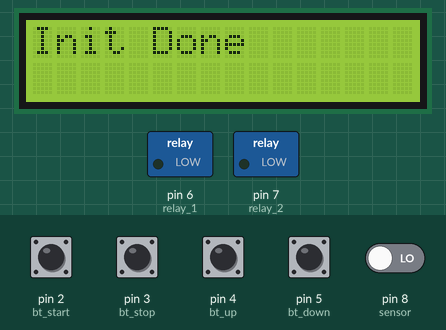
Recording of a program running on a simulated Arduino Nano, built with avr-gcc and run on an emulated ATmega328P. Shown: 16×2 character LCD, switched loads named in the program (green lamp = pin HIGH). The inputs (shaded band) are chosen by the test bench; at power-on: pin 2 (bt_start), pin 3 (bt_stop), pin 4 (bt_up), pin 5 (bt_down) HIGH, pin 8 (sensor) LOW. What the program prints to the serial monitor is not drawn.

Above: at 1.2 s.
1.3 s: pin 2 (bt_start) pulled LOW for 0.15 s
At 2.3 s:
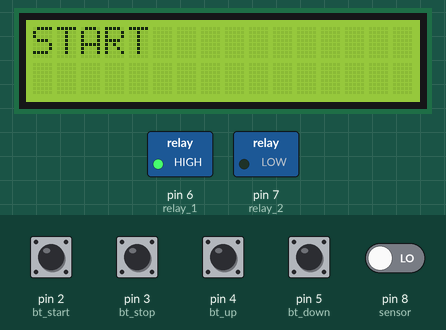
2.9 s: pin 3 (bt_stop) pulled LOW for 0.15 s
At 3.5 s:
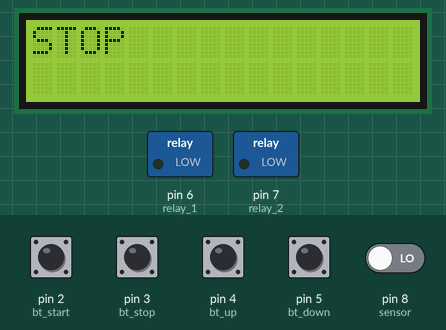
4.5 s: pin 4 (bt_up) pulled LOW for 0.15 s
At 5.7 s:
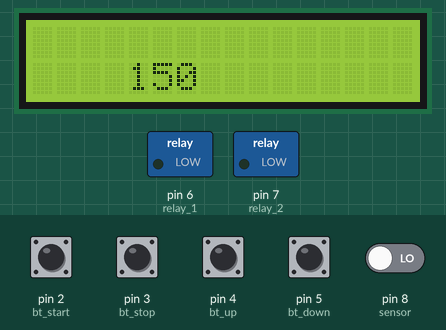
6.1 s: pin 5 (bt_down) pulled LOW for 0.15 s
At 6.9 s:
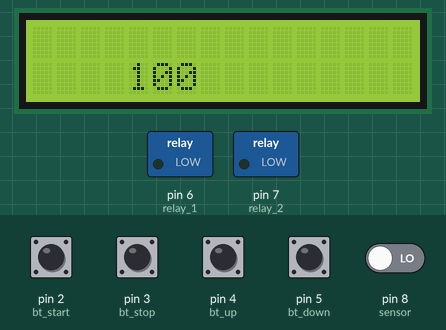
7.7 s: pin 5 (bt_down) pulled LOW for 1 s
At 8.1 s:
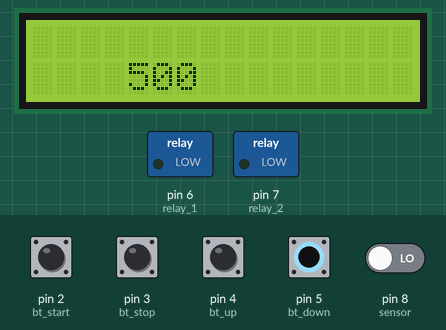
10.2 s: pin 2 (bt_start) pulled LOW for 1 s
At 11.5 s:
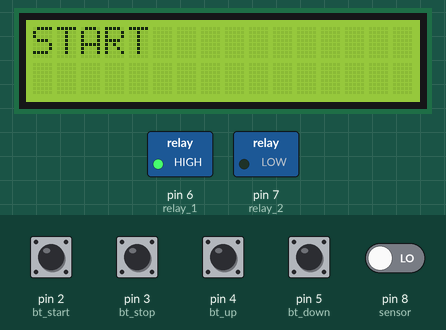
Timing chart, 0 to 13.2 s (numbered marks = the images above; inputs shaded):
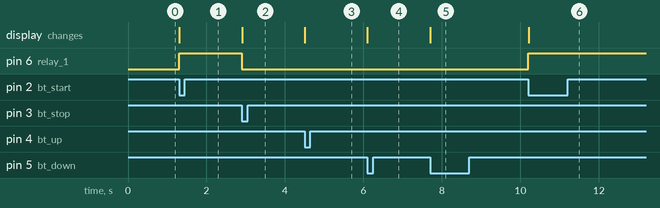

The program:

main.cpp
```cpp
#include <Arduino.h>
#include <LiquidCrystal_I2C.h>
#include <Arduino_FreeRTOS.h>

#define bt_start  2
#define bt_stop   3
#define bt_up     4
#define bt_down   5
#define relay_1   6
#define relay_2   7
#define sensor    8

int val = 100;
int status = 0;

LiquidCrystal_I2C mLCD(0x27, 16, 2);

void initGPIO();
void pumpRun(int ml);

void setup() {
  Serial.begin(9600);
  initGPIO();

  mLCD.init();
  mLCD.backlight();
  mLCD.setCursor(0, 0);
  mLCD.print("Init Done");
}

void loop() {
  if(digitalRead(bt_start) == 0) {
    digitalWrite(relay_1, HIGH);
    status = 1;
    mLCD.clear();
    mLCD.setCursor(0, 0);
    mLCD.print("START");
    while (!digitalRead(bt_start));
  }
  else if(digitalRead(bt_stop) == 0) {
    digitalWrite(relay_1, LOW);
    status = 0;
    mLCD.clear();
    mLCD.setCursor(0, 0);
    mLCD.print("STOP");
    while (!digitalRead(bt_stop));
  }
  else if(digitalRead(bt_up) == 0) {
    val += 50;
    mLCD.clear();
    mLCD.setCursor(4, 1);
    mLCD.print(val);
    while (!digitalRead(bt_up));
  }
  else if(digitalRead(bt_down) == 0) {
    val -= 50;
    mLCD.setCursor(4, 1);
    mLCD.print(val);
    while (!digitalRead(bt_down));
  }
  Serial.println(String(digitalRead(sensor)) + "|" + String(status));
  if((digitalRead(sensor)) && (status)) {
    pumpRun(val);
  }
}

void initGPIO() {
  // Cấu hình các nút ấn làm ngõ vào và bật trở kéo lên
  pinMode(bt_start, INPUT_PULLUP);
  pinMode(bt_stop, INPUT_PULLUP);
  pinMode(bt_up, INPUT_PULLUP);
  pinMode(bt_down, INPUT_PULLUP);

  // Cấu hình sensor làm ngõ vào
  pinMode(sensor, INPUT);

  // Cấu hình các relay làm ngõ ra
  pinMode(relay_1, OUTPUT);
  pinMode(relay_2, OUTPUT);
}

void pumpRun(int ml) {
  delay(100);
  digitalWrite(relay_2, HIGH);
  delay(map(ml, 0, 1000, 0, 6000));
  digitalWrite(relay_2, LOW);
}
```

Measured:
- after the input at 1.3 s, pin 6 (relay_1): LOW → HIGH at once; the display: changes at once (image 1)
- after the input at 2.9 s, pin 6 (relay_1): HIGH → LOW at once; the display: changes at once (image 2)
- after the input at 4.5 s, the display: changes at once (image 3)
- after the input at 6.1 s, the display: changes at once (image 4)
- after the input at 7.7 s, the display: changes at once (image 5)
- after the input at 10.2 s, pin 6 (relay_1): LOW → HIGH at once; the display: changes at once (image 6)
